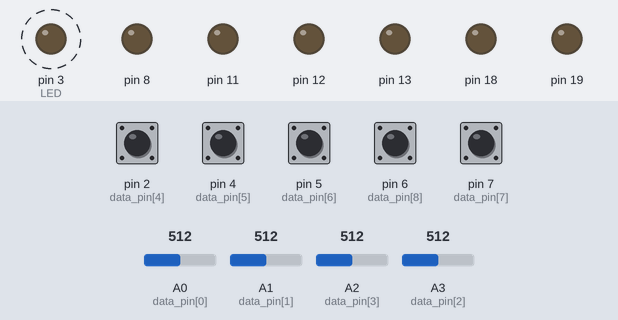
Simulated run of this sketch. Board: Arduino Uno, built with avr-gcc and run on an emulated ATmega328P. On the bench: output pins drawn as LEDs (lit = HIGH). Dashed ring = blinking. The test bench sets the inputs (shaded band); at power-on: pin 2 (data_pin[4]), pin 4 (data_pin[5]), pin 5 (data_pin[6]), pin 6 (data_pin[8]), pin 7 (data_pin[7]) HIGH, A0 (data_pin[0]) = 512, A1 (data_pin[1]) = 512, A2 (data_pin[3]) = 512, A3 (data_pin[2]) = 512. No radio packets arrive unless stated; what the sketch prints to the serial monitor is not drawn.

Above: at 0.15 s.
Timing chart, 0 to 3.0 s (numbered marks = the images above):
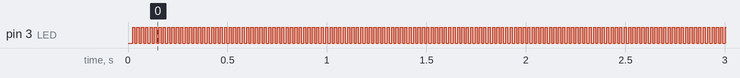

Measured:
- by itself, pin 3 (LED): alternates HIGH for 0.01 s and LOW for 0.01 s

The sketch:

remote.ino
```cpp
/*
   This is sketch for Remote for remote control mode
*/

#include <SPI.h>      // библиотека для работы с шиной SPI
#include "nRF24L01.h" // библиотека радиомодуля
#include "RF24.h"     // ещё библиотека радиомодуля

#define MAIN_PERIOD 10
uint32_t main_timer = 0;

RF24 radio(9, 10);
byte address[][6] = {"1Node", "2Node", "3Node", "4Node", "5Node", "6Node"}; // возможные номера труб
byte counter;
#define IN_DATA 9
#define OUT_DATA 2
byte data_pin[IN_DATA] = {14, 15, 17, 16, 2, 4, 5, 7, 6}; // x1 y1 x2 y2 btn1 btn2, mode1(+l-r), mode2(-l+r), mode3(+l+r)
int mode = 1;
int joy_data[IN_DATA];
int trans_data[OUT_DATA] = {0, 0}; // l, r
#define LED 3

void setup()
{
  for (int i = 2; i < 20; i++)
  {
    pinMode(i, OUTPUT);
  }
  Serial.begin(9600); // открываем порт для связи с ПК

  radio.begin();            // активировать модуль
  radio.setAutoAck(1);      // режим подтверждения приёма, 1 вкл 0 выкл
  radio.setRetries(0, 15);  // (время между попыткой достучаться, число попыток)
  radio.enableAckPayload(); // разрешить отсылку данных в ответ на входящий сигнал
  radio.setPayloadSize(32); // размер пакета, в байтах

  radio.openWritingPipe(address[0]); // мы - труба 0, открываем канал для передачи данных
  radio.setChannel(0x6a);            // выбираем канал (в котором нет шумов!)

  radio.setPALevel(RF24_PA_MAX);   // уровень мощности передатчика. На выбор RF24_PA_MIN, RF24_PA_LOW, RF24_PA_HIGH, RF24_PA_MAX
  radio.setDataRate(RF24_250KBPS); // скорость обмена. На выбор RF24_2MBPS, RF24_1MBPS, RF24_250KBPS
  // должна быть одинакова на приёмнике и передатчике! при самой низкой скорости имеем самую высокую чувствительность и дальность!!

  radio.powerUp();       // начать работу
  radio.stopListening(); // не слушаем радиоэфир, мы передатчик

  for (byte i = 0; i < IN_DATA; i++)
  {
    if (i < 4)
    {
      pinMode(data_pin[i], INPUT);
    }
    else
    {
      pinMode(data_pin[i], INPUT_PULLUP);
    }
  }
  digitalWrite(LED, HIGH);
  Serial.println("Init");
}

void loop()
{
  if (millis() - main_timer > MAIN_PERIOD)
  {
    main_timer = millis();
    digitalWrite(LED, !digitalRead(LED));
    for (byte i = 0; i < IN_DATA; i++)
    {
      if (i < 4)
      {
        joy_data[i] = analogRead(data_pin[i]);
      }
      else
      {
        joy_data[i] = digitalRead(data_pin[i]);
      }
    }

    simple_set();

    radio.write(&trans_data, sizeof(trans_data));

    Serial.print(trans_data[0]);
    Serial.print(',');
    Serial.println(trans_data[1]);
  }
}

void simple_set()
{
  // преобразуем стики от 0..1023 к -100, 100
  int LX = map(joy_data[0], 1023, 0, -25, 25);
  int LY = map(joy_data[1], 1023, 0, -25, 25);

  LX = map(LX, -25, 25, -100, 100);
  LY = map(LY, -25, 25, -100, 100);

  // танковая схема
  if (joy_data[5] == 0)
  {
    LX = LX / 20;
    LY = LY / 20;
  }
  int dutyR = LY + LX;
  int dutyL = LY - LX;
  set_mode();

  if (joy_data[5] == 0)
  {
    int k = 2;
    dutyR = constrain(dutyR, -10/k, 10/k);
    dutyL = constrain(dutyL, -10/k, 10/k);

    switch (mode)
    {
      case 1:
        dutyR = map(dutyR, -10/k, 10/k, -10/k, 10/k);
        dutyL = map(dutyL, -10/k, 10/k, 10/k, -10/k);
        break;
      case 2:
        dutyR = map(dutyR, -10/k, 10/k, 10/k, -10/k);
        dutyL = map(dutyL, -10/k, 10/k, -10/k, 10/k);
        break;
      case 3:
        dutyR = map(dutyR, -10/k, 10/k, -10/k, 10/k);
        dutyL = map(dutyL, -10/k, 10/k, -10/k, 10/k);
        break;
      case 4:
        dutyR = map(dutyR, -10/k, 10/k, -10/k, 10/k);
        dutyL = map(dutyL, -10/k, 10/k, -10/k, 10/k);
        break;
    }
  }
  else
  {
    dutyR += 4;
    dutyL += 4;
    dutyR = constrain(dutyR, -100, 100);
    dutyL = constrain(dutyL, -100, 100);

    switch (mode)
    {
      case 1:
        dutyR = map(dutyR, -100, 100, -100, 100);
        dutyL = map(dutyL, -100, 100, 100, -100);
        break;
      case 2:
        dutyR = map(dutyR, -100, 100, 100, -100);
        dutyL = map(dutyL, -100, 100, -100, 100);
        break;
      case 3:
        dutyR = map(dutyR, -100, 100, -100, 100);
        dutyL = map(dutyL, -100, 100, -100, 100);
        break;
      case 4:
        dutyR = map(dutyR, -100, 100, -100, 100);
        dutyL = map(dutyL, -100, 100, -100, 100);
        break;
    }
  }

  trans_data[0] = dutyL;
  trans_data[1] = dutyR;
}

void set_mode()
{
  if (joy_data[6] == 0)
  {
    mode = 1;
  }
  else if (joy_data[7] == 0)
  {
    mode = 2;
  }
  else if (joy_data[8] == 0)
  {
    mode = 3;
  }
}
```
